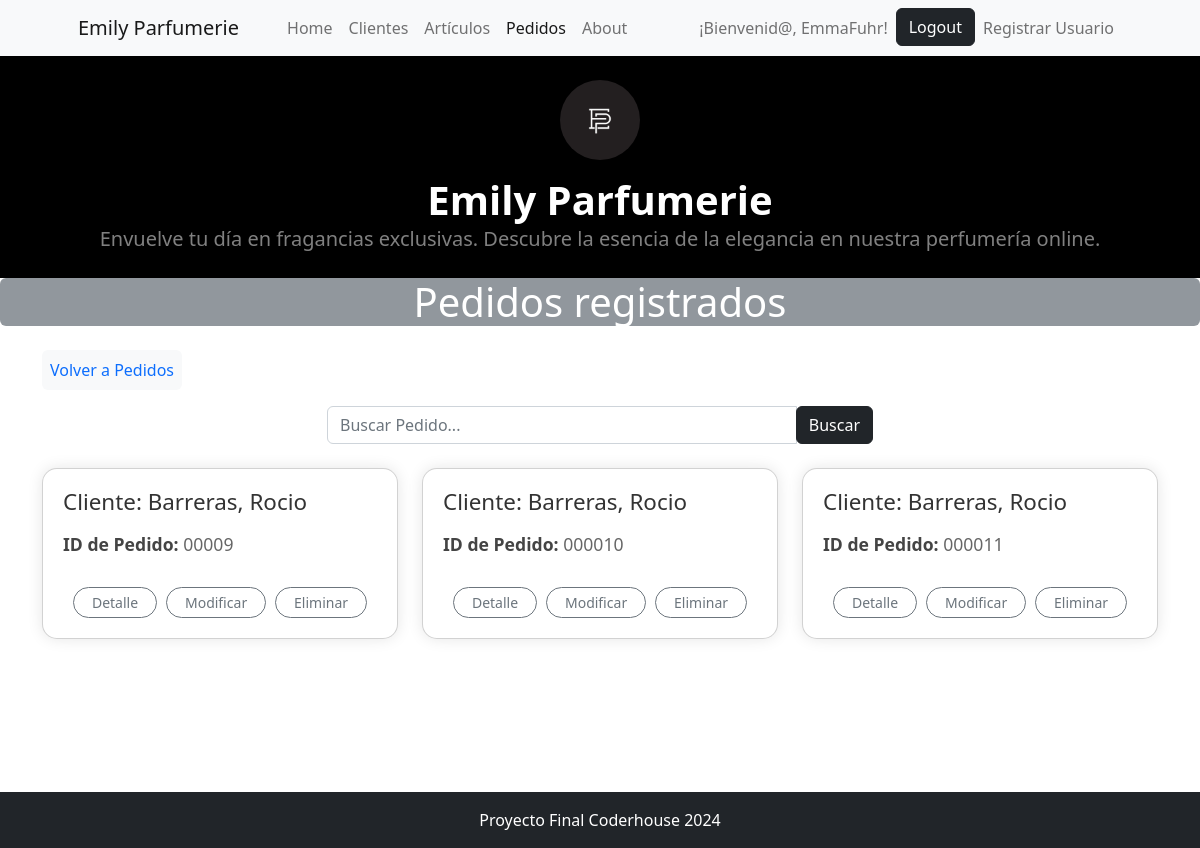
Screenshot of /cliente/pedido/list/ (signed in) with the database file from the repository.
### cliente/models.py (models this page shows, shortened)
class Pedido(models.Model):
    vendedor = models.ForeignKey(Vendedor,on_delete=models.DO_NOTHING, verbose_name="Vendedor")
    cliente = models.ForeignKey(Cliente,on_delete=models.SET_NULL, null=True, blank=True,verbose_name='Cliente')
    articulo = models.ForeignKey(Articulo,on_delete=models.DO_NOTHING,verbose_name='Artículo')
    cantidad = models.PositiveIntegerField(verbose_name='Cantidad', default=0)
    total_venta = models.DecimalField(max_digits=20, decimal_places=2, verbose_name='Total venta', editable=False)
    fecha_creacion = models.DateField(null=True, blank=True, default=timezone.now, editable=False, verbose_name="Fecha de creación")
    class Meta:
        ordering = ("-fecha_creacion",)

class Cliente(models.Model):
    nombre = models.CharField(max_length=200, verbose_name='Nombre')
    apellido = models.CharField(max_length=200, verbose_name='Apellido')
    dni = models.CharField(max_length=8,verbose_name='DNI', unique=True)
    fecha_nacimiento = models.DateField(null=True, blank=True, verbose_name="Fecha de Nacimiento")
    direccion =  models.CharField(max_length=200, verbose_name='Dirección')
    ciudad =  models.CharField(max_length=200, verbose_name='Ciudad', default='',null=False)
    avatar = models.ImageField(upload_to="avatares", null=True, blank=True)
    def __str__(self):
        return f"{self.apellido}, {self.nombre}"
    class Meta:
        verbose_name_plural = "Clientes"
        verbose_name = 'Cliente'

### cliente/views.py (the view)
# urls.py: path("pedido/list/", views.PedidoList.as_view(), name="pedido_list"),
@method_decorator(login_required, name='dispatch')
class PedidoList(ListView):
    model = models.Pedido
    def get_queryset(self):
        queryset = super().get_queryset()
        consulta = self.request.GET.get('consulta')
        if consulta:
            queryset = queryset.filter(
                Q(cliente__nombre__icontains=consulta) |
                Q(cliente__apellido__icontains=consulta) |
                Q(articulo__nombre__icontains=consulta)
            )
        return queryset

### cliente/templates/cliente/pedido_list.html (shortened to what this page needs)
{% extends 'core/base.html' %}
{% block titulo %}
    Pedidos registrados
{% endblock titulo %}
{% block contenido %}
<div class="container my-4">
    <div class="d-inline-block bg-light text-primary p-2 rounded">
        <a href="{% url 'cliente:pedidos' %}" class="text-primary text-decoration-none">Volver a Pedidos</a>
    </div>
    <div class="row justify-content-center my-3">
        <div class="col-md-6">
            <form class="form-inline" action="{% url 'cliente:pedido_list' %}" method="get">
                <div class="input-group">
                    <input type="text" class="form-control" name="consulta" placeholder="Buscar Pedido...">
                    <div class="input-group-append">
                        <button class="btn btn-dark" type="submit">Buscar</button>
                    </div>
                </div>
            </form>
        </div>
    </div>
    <section class="clientes mt-4">
        <div class="row">
            {% for pedido in object_list %}
                <div class="col-md-4 mb-3">
                    <div class="card">
                        <div class="card-body">
                            <h3 class="card-title">Cliente: {{ pedido.cliente }}</h3>
                            <p class="card-text">
                                <strong>ID de Pedido:</strong> 0000{{ pedido.id }}
                            </p>
                            <div class="btn-group">
                                <a href="{% url 'cliente:pedido_detail' pedido.id %}" class="btn btn-outline-secondary btn-sm rounded-pill">Detalle</a>
                                <a href="{% url 'cliente:pedido_update' pedido.id %}" class="btn btn-outline-secondary btn-sm rounded-pill">Modificar</a>
                                <a href="{% url 'cliente:pedido_delete' pedido.id %}" class="btn btn-outline-secondary btn-sm rounded-pill">Eliminar</a>
                            </div>
                        </div>
                    </div>
                </div>
            {% endfor %}
        </div>
    </section>
    <div style="height: 50px;"></div>
</div>
{% endblock contenido %}

### core/templates/core/components/navbar.html (shortened to what this page needs)
<nav class="navbar navbar-expand-lg navbar-light bg-light">
    <div class="container px-4 px-lg-5">
        <a class="navbar-brand" href="{% url 'core:home' %}">Emily Parfumerie</a>
        <div class="collapse navbar-collapse" id="navbarSupportedContent">
            <ul class="navbar-nav me-auto mb-2 mb-lg-0 ms-lg-4">
                <li class="nav-item"><a class="nav-link {% if request.path == "/" %}active{% endif %}" aria-current="page" href="{% url 'core:home' %}">Home</a></li>
            {% if user.is_authenticated %}
                <li class="nav-item"><a class="nav-link {% if "/cliente/cliente" in request.path %}active{% endif %}" href="{% url 'cliente:home' %}">Clientes</a></li>
                <li class="nav-item"><a class="nav-link {% if "/articulo/" in request.path %}active{% endif %}" href="{% url 'articulo:home' %}">Artículos</a></li>
                <li class="nav-item"><a class="nav-link {% if "cliente/pedido" in request.path %}active{% endif %}" href="{% url 'cliente:pedidos' %}">Pedidos</a></li>
            {% else %}
                <li class="nav-item"><a class="nav-link {% if "/articulo/" in request.path %}active{% endif %}" href="{% url 'articulo:articulo_list' %}">Artículos</a></li>
            {% endif %}
                <li class="nav-item"><a class="nav-link {% if "/about/" in request.path %}active{% endif %}" href="{% url 'core:about' %}">About</a></li>
            </ul>
            <ul class="navbar-nav ml-auto">
                {% if user.is_authenticated %}
                    <li class="nav-item">
                        <a class="nav-link">¡Bienvenid@, {{ user.username }}!</a>
                    </li>
                    <li class="nav-item ">
                        <form action="{% url 'core:logout' %}" method="post">
                            <button type="submit" class="btn btn-dark ">Logout</button>
                        </form>
                    </li>
                    <li class="nav-item"><a class="nav-link {% if "/register" in request.path %}active{% endif %}" href="{% url 'core:register' %}">Registrar Usuario</a></li>
                {% else %}
                    <li class="nav-item"><a class="nav-link {% if "/login" in request.path %}active{% endif %}" href="{% url 'core:login' %}">Login</a></li>
                {% endif %}
            </ul>
        </div>
    </div>
</nav>

### cliente/templates/cliente/pedido_list.html (style rules this page uses)
.card { width: 100%; margin-bottom: 20px; border-radius: 15px; box-shadow: 0px 0px 15px rgba(0, 0, 0, 0.1); }
.card-body { padding: 20px; display: flex; flex-direction: column; justify-content: space-between; height: 100%; }
.card-title { font-size: 1.4rem; color: #333; margin-bottom: 15px; }
.card-text { font-size: 1.1rem; color: #666; margin-bottom: 15px; }
.card-text strong { color: #444; }
.btn-group { display: flex; justify-content: center; margin-top: 15px; }
.btn-group .btn { margin: 0 10px; }

### rows the page displays
Pedido: cliente "Barreras, Rocio", id "9"
Pedido: cliente "Barreras, Rocio", id "10"
Pedido: cliente "Barreras, Rocio", id "11"

### other values shown
{{ user.username }} "EmmaFuhr"
